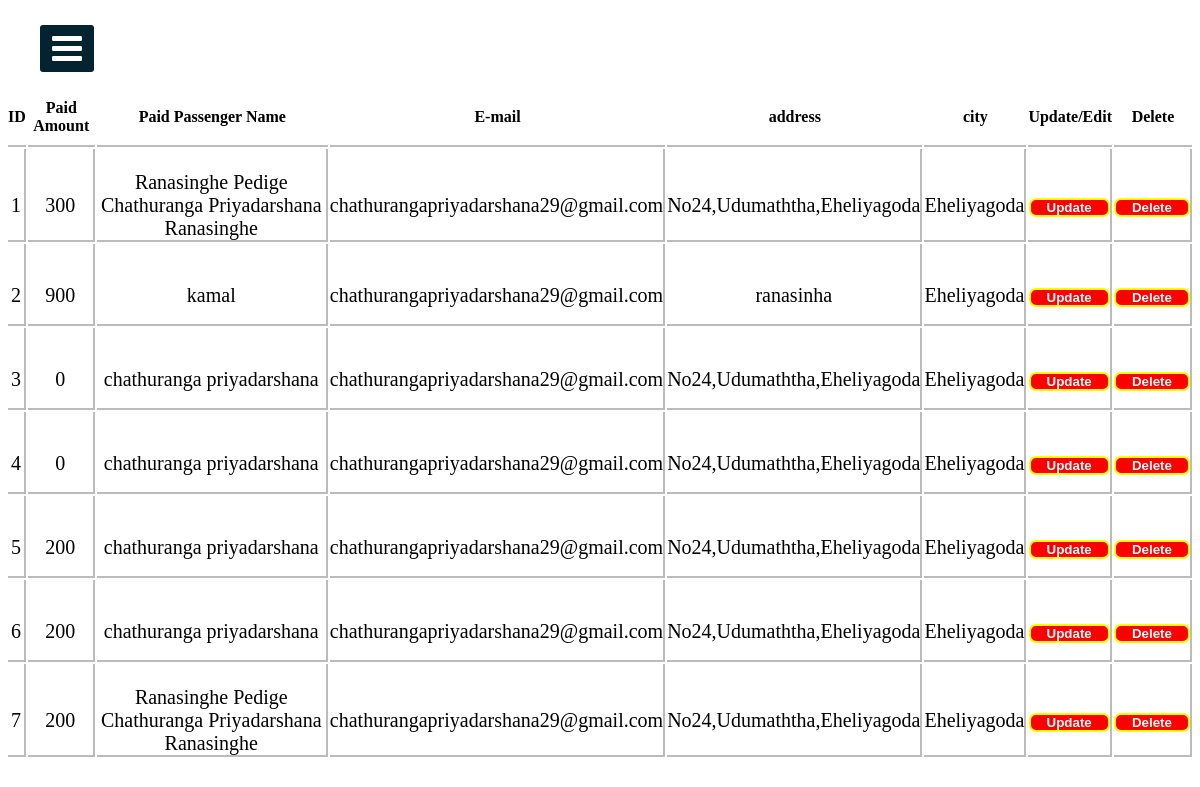
Page /PaymentManage.php on the committed database.
### tables this page shows
CREATE TABLE `payment` (
  `id` int(11) NOT NULL,
  `amount` float NOT NULL,
  `name` varchar(255) NOT NULL,
  `email` varchar(255) NOT NULL,
  `address` varchar(255) NOT NULL,
  `city` varchar(255) NOT NULL,
  `state` varchar(255) NOT NULL,
  `zip_code` int(6) NOT NULL,
  `card_name` varchar(255) NOT NULL,
  `card_number` varchar(16) NOT NULL,
  `exp_month` varchar(20) NOT NULL,
  `exp_year` varchar(20) NOT NULL,
  `cvv` int(4) NOT NULL
);

### PaymentManage.php (the view, shortened to what this page needs)
<?php include("connection.php")?>
<!DOCTYPE html>
<html>
<head>
  <link rel="stylesheet" href="https://cdnjs.cloudflare.com/ajax/libs/font-awesome/4.7.0/css/font-awesome.min.css">
<link rel="stylesheet" href="cssfile/sidebar.css">
</head>
<body>
  <label for="check">
<i class="fa fa-bars" id="btn"></i>
  </label>
<div class="sidebar2">
    <h1 class="adminTopic">Transaction Received...</h1>
<?php
    $sqlget="SELECT * FROM payment";
    $sqldata=mysqli_query($conn,$sqlget) or die('error getting');
    echo "<table>";
    echo "<tr>
      <th>ID</th>
    <th>Paid Amount</th>
    <th>Paid Passenger Name</th>
    <th>E-mail</th>
    <th>address</th>
    <th>city</th>
    <th>Update/Edit</th>
    <th>Delete</th>
       </tr>";
       while ($row=mysqli_fetch_array($sqldata,MYSQLI_ASSOC))
       {
        echo "<tr><td>";
        echo $row['id'];
        echo "</td><td>";
        echo $row['amount'];
        echo "</td><td>";
        echo $row['name'];
        echo "</td><td>";
        echo $row['email'];
        echo "</td><td>";
        echo $row['address'];
        echo "</td><td>";
        echo $row['city'];
        echo "</td>";
        ?>
        <td>
        <button style="border:2px solid yellow; border-radius:7px; background-color:red;color:white;">
          <a href="updateTransactionRecivied.php?id=<?php echo $row['id'];?>">
          Update
          </a>
        </button>
        </td>
        <td>
        <button style="border:2px solid yellow; border-radius:7px; background-color:red;color:white;">
          <a href="deleteTransactionRecivied.php?id=<?php echo $row['id'];?>">
          Delete
          </a>
        </button>
        </td>
      </tr>
<?php
       }
       echo "</table>";
?>
</div>
</body>
</html>

### cssfile/sidebar.css (style rules this page uses)
* { margin: 0; padding: 0; list-style: none; text-decoration: none; }
label #btn, label #cancle { position: absolute; cursor: pointer; background: #042331; color: #fff; border-radius: 3px; }
label #btn { left: 40px; top: 25px; font-size: 35px; color: #fff; padding: 6px 12px; transition: all 0.5s; }

### PaymentManage.php (style rules this page uses)
body { background-image: url("image/1.jpg"); background-position: center; background-size: cover; height: 700px; background-repeat: no-repeat; background-attachment: fixed; }
.adminTopic { text-align: center; color: #fff; }
table { width:99%; border-collapse: separate !important; margin:auto; text-align:center; margin-top:50px; background-color: rgb(255, 255, 255); border-radius: 10px 10px 0px 0px; }
table th { border-bottom:2px solid rgb(187, 187, 187); padding:10px 0px 10px 0px; font-family: "balsamiq_sansitalic" !important; }
table tr td { border-right: 2px solid rgb(187, 187, 187); height: 58px; padding: 22px 0px 0px 0px; font-family: "monospace;" !important; border-bottom: 2px solid rgb(187, 187, 187); font-size: 20px; }
table tr td a { color: white; border-radius: 5px; padding: 6px; text-decoration: none; margin: 10px; font-weight: 700; }
button { padding: 5px 5px 5px 5x; }

### rows in the picture
payment: id "1", amount "300", name "Ranasinghe Pedige Chathuranga Priyadarshana Ranasinghe", email "chathurangapriyadarshana29@gmail.com", address "No24,Udumaththa,Eheliyagoda", city "Eheliyagoda"
payment: id "2", amount "900", name "kamal", email "chathurangapriyadarshana29@gmail.com", address "ranasinha", city "Eheliyagoda"
payment: id "3", amount "0", name "chathuranga priyadarshana", email "chathurangapriyadarshana29@gmail.com", address "No24,Udumaththa,Eheliyagoda", city "Eheliyagoda"
payment: id "4", amount "0", name "chathuranga priyadarshana", email "chathurangapriyadarshana29@gmail.com", address "No24,Udumaththa,Eheliyagoda", city "Eheliyagoda"
payment: id "5", amount "200", name "chathuranga priyadarshana", email "chathurangapriyadarshana29@gmail.com", address "No24,Udumaththa,Eheliyagoda", city "Eheliyagoda"
payment: id "6", amount "200", name "chathuranga priyadarshana", email "chathurangapriyadarshana29@gmail.com", address "No24,Udumaththa,Eheliyagoda", city "Eheliyagoda"
payment: id "7", amount "200", name "Ranasinghe Pedige Chathuranga Priyadarshana Ranasinghe", email "chathurangapriyadarshana29@gmail.com", address "No24,Udumaththa,Eheliyagoda", city "Eheliyagoda"
